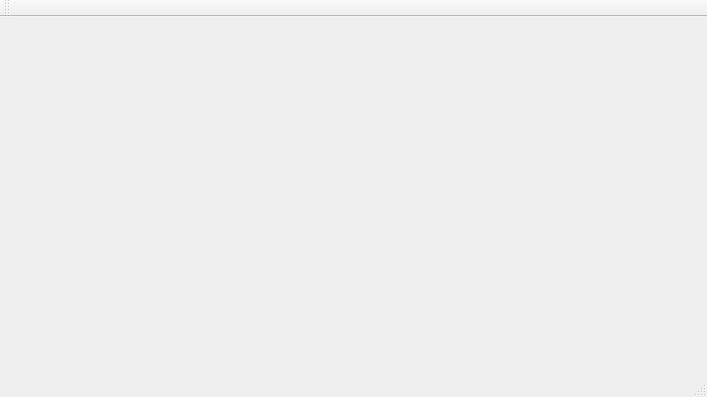
<?xml version="1.0" encoding="UTF-8"?>
<ui version="4.0">
 <class>MainWindow</class>
 <widget class="QMainWindow" name="MainWindow">
  <property name="geometry">
   <rect>
    <x>0</x>
    <y>0</y>
    <width>707</width>
    <height>397</height>
   </rect>
  </property>
  <property name="windowTitle">
   <string>MainWindow</string>
  </property>
  <property name="styleSheet">
   <string notr="true">border-image: url(:/resource/bg.jpg);</string>
  </property>
  <widget class="QWidget" name="centralWidget"/>
  <widget class="QMenuBar" name="menuBar">
   <property name="geometry">
    <rect>
     <x>0</x>
     <y>0</y>
     <width>707</width>
     <height>26</height>
    </rect>
   </property>
  </widget>
  <widget class="QToolBar" name="mainToolBar">
   <attribute name="toolBarArea">
    <enum>TopToolBarArea</enum>
   </attribute>
   <attribute name="toolBarBreak">
    <bool>false</bool>
   </attribute>
  </widget>
  <widget class="QStatusBar" name="statusBar"/>
 </widget>
 <layoutdefault spacing="6" margin="11"/>
 <resources/>
 <connections/>
</ui>
